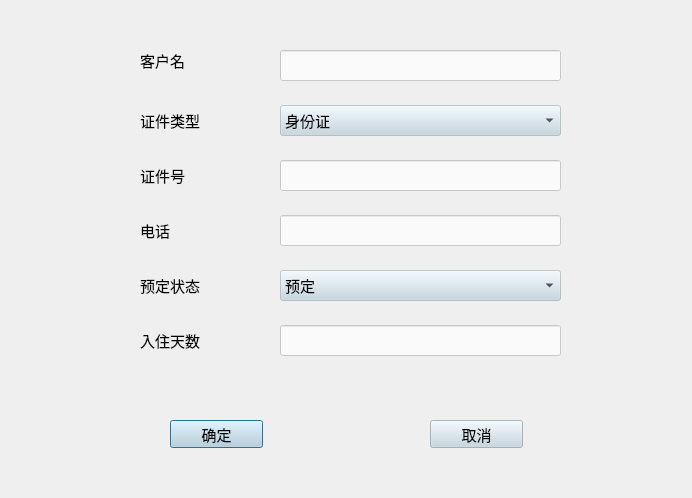
<?xml version="1.0" encoding="UTF-8"?>
<ui version="4.0">
 <class>CheckinformationDialog</class>
 <widget class="QDialog" name="CheckinformationDialog">
  <property name="geometry">
   <rect>
    <x>0</x>
    <y>0</y>
    <width>692</width>
    <height>498</height>
   </rect>
  </property>
  <property name="font">
   <font>
    <family>微软雅黑</family>
   </font>
  </property>
  <property name="windowTitle">
   <string>Dialog</string>
  </property>
  <property name="styleSheet">
   <string notr="true">#CheckinformationDialog{
border-image: url(:/mainbackground.jpg);
}
#CheckinformationDialog *{
border-image: url();
}</string>
  </property>
  <widget class="QLineEdit" name="bookpeopleEdit">
   <property name="geometry">
    <rect>
     <x>280</x>
     <y>50</y>
     <width>281</width>
     <height>31</height>
    </rect>
   </property>
   <property name="font">
    <font>
     <family>微软雅黑</family>
     <pointsize>11</pointsize>
    </font>
   </property>
   <property name="styleSheet">
    <string notr="true">background-color: rgba(255, 255, 255, 70%);</string>
   </property>
  </widget>
  <widget class="QLabel" name="bookpeoplelabel">
   <property name="geometry">
    <rect>
     <x>140</x>
     <y>50</y>
     <width>71</width>
     <height>21</height>
    </rect>
   </property>
   <property name="font">
    <font>
     <family>微软雅黑</family>
     <pointsize>11</pointsize>
    </font>
   </property>
   <property name="text">
    <string>客户名</string>
   </property>
  </widget>
  <widget class="QLabel" name="booktypelabel">
   <property name="geometry">
    <rect>
     <x>140</x>
     <y>105</y>
     <width>81</width>
     <height>31</height>
    </rect>
   </property>
   <property name="font">
    <font>
     <family>微软雅黑</family>
     <pointsize>11</pointsize>
    </font>
   </property>
   <property name="text">
    <string>证件类型</string>
   </property>
  </widget>
  <widget class="QComboBox" name="booktypecomboBox">
   <property name="geometry">
    <rect>
     <x>280</x>
     <y>105</y>
     <width>281</width>
     <height>31</height>
    </rect>
   </property>
   <property name="font">
    <font>
     <family>微软雅黑</family>
     <pointsize>11</pointsize>
    </font>
   </property>
   <property name="styleSheet">
    <string notr="true">background-color: rgba(195, 213, 223, 50%);</string>
   </property>
   <item>
    <property name="text">
     <string>身份证</string>
    </property>
   </item>
   <item>
    <property name="text">
     <string>户口本</string>
    </property>
   </item>
   <item>
    <property name="text">
     <string>驾照</string>
    </property>
   </item>
   <item>
    <property name="text">
     <string>护照</string>
    </property>
   </item>
  </widget>
  <widget class="QLabel" name="bookidlabel">
   <property name="geometry">
    <rect>
     <x>140</x>
     <y>160</y>
     <width>81</width>
     <height>31</height>
    </rect>
   </property>
   <property name="font">
    <font>
     <family>微软雅黑</family>
     <pointsize>11</pointsize>
    </font>
   </property>
   <property name="text">
    <string>证件号</string>
   </property>
  </widget>
  <widget class="QLineEdit" name="bookidEdit">
   <property name="geometry">
    <rect>
     <x>280</x>
     <y>160</y>
     <width>281</width>
     <height>31</height>
    </rect>
   </property>
   <property name="font">
    <font>
     <family>微软雅黑</family>
     <pointsize>11</pointsize>
    </font>
   </property>
   <property name="styleSheet">
    <string notr="true">background-color: rgba(255, 255, 255, 70%);</string>
   </property>
  </widget>
  <widget class="QLabel" name="telephonelabel">
   <property name="geometry">
    <rect>
     <x>140</x>
     <y>215</y>
     <width>81</width>
     <height>31</height>
    </rect>
   </property>
   <property name="font">
    <font>
     <family>微软雅黑</family>
     <pointsize>11</pointsize>
    </font>
   </property>
   <property name="text">
    <string>电话</string>
   </property>
  </widget>
  <widget class="QLineEdit" name="telephoneEdit">
   <property name="geometry">
    <rect>
     <x>280</x>
     <y>215</y>
     <width>281</width>
     <height>31</height>
    </rect>
   </property>
   <property name="font">
    <font>
     <family>微软雅黑</family>
     <pointsize>11</pointsize>
    </font>
   </property>
   <property name="styleSheet">
    <string notr="true">background-color: rgba(255, 255, 255, 70%);</string>
   </property>
  </widget>
  <widget class="QLabel" name="bookstatelabel">
   <property name="geometry">
    <rect>
     <x>140</x>
     <y>270</y>
     <width>81</width>
     <height>31</height>
    </rect>
   </property>
   <property name="font">
    <font>
     <family>微软雅黑</family>
     <pointsize>11</pointsize>
    </font>
   </property>
   <property name="text">
    <string>预定状态</string>
   </property>
  </widget>
  <widget class="QComboBox" name="bookstatecomboBox">
   <property name="geometry">
    <rect>
     <x>280</x>
     <y>270</y>
     <width>281</width>
     <height>31</height>
    </rect>
   </property>
   <property name="font">
    <font>
     <family>微软雅黑</family>
     <pointsize>11</pointsize>
    </font>
   </property>
   <property name="styleSheet">
    <string notr="true">background-color: rgba(195, 213, 223, 50%);</string>
   </property>
   <item>
    <property name="text">
     <string>预定</string>
    </property>
   </item>
   <item>
    <property name="text">
     <string>入住</string>
    </property>
   </item>
  </widget>
  <widget class="QPushButton" name="okButton">
   <property name="geometry">
    <rect>
     <x>170</x>
     <y>420</y>
     <width>93</width>
     <height>28</height>
    </rect>
   </property>
   <property name="font">
    <font>
     <family>微软雅黑</family>
     <pointsize>11</pointsize>
    </font>
   </property>
   <property name="styleSheet">
    <string notr="true">QPushButton { background-color: rgba(195, 213, 223, 70%); 
color: black; }</string>
   </property>
   <property name="text">
    <string>确定</string>
   </property>
  </widget>
  <widget class="QPushButton" name="cancelButton">
   <property name="geometry">
    <rect>
     <x>430</x>
     <y>420</y>
     <width>93</width>
     <height>28</height>
    </rect>
   </property>
   <property name="font">
    <font>
     <family>微软雅黑</family>
     <pointsize>11</pointsize>
    </font>
   </property>
   <property name="styleSheet">
    <string notr="true">QPushButton { background-color: rgba(195, 213, 223, 70%); 
color: black; }</string>
   </property>
   <property name="text">
    <string>取消</string>
   </property>
  </widget>
  <widget class="QLineEdit" name="lineEdit">
   <property name="geometry">
    <rect>
     <x>280</x>
     <y>325</y>
     <width>281</width>
     <height>31</height>
    </rect>
   </property>
   <property name="font">
    <font>
     <family>微软雅黑</family>
    </font>
   </property>
   <property name="styleSheet">
    <string notr="true">background-color: rgba(255, 255, 255, 70%);</string>
   </property>
  </widget>
  <widget class="QLabel" name="label">
   <property name="geometry">
    <rect>
     <x>140</x>
     <y>325</y>
     <width>81</width>
     <height>31</height>
    </rect>
   </property>
   <property name="font">
    <font>
     <family>微软雅黑</family>
     <pointsize>11</pointsize>
    </font>
   </property>
   <property name="text">
    <string>入住天数</string>
   </property>
  </widget>
 </widget>
 <resources/>
 <connections/>
</ui>
